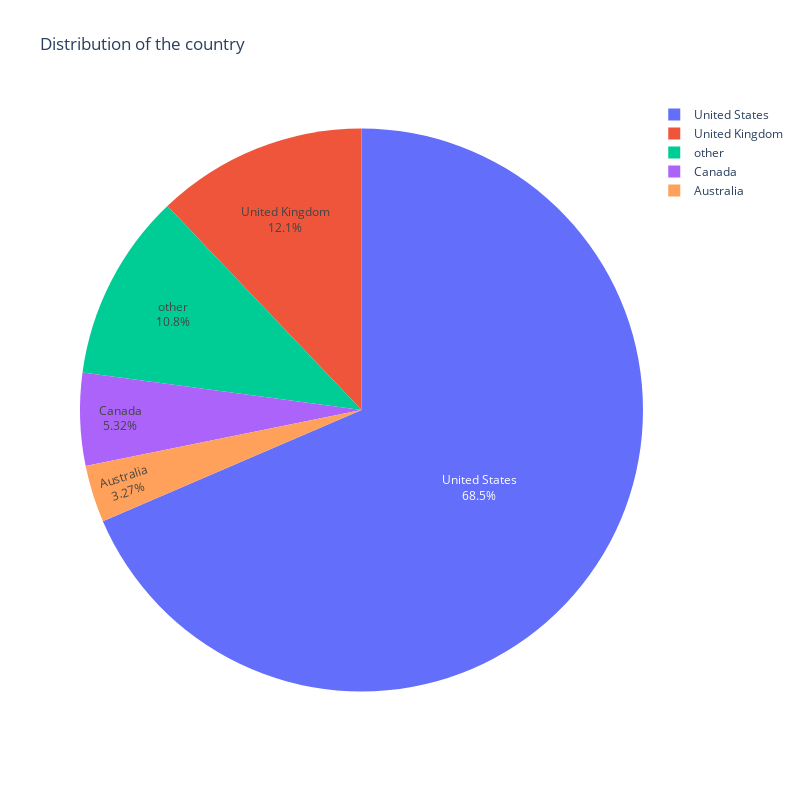

This figure's notebook cell:
### Markdown cell above
## Visualize pie chart for country

### Code cell
country_df = kickstarter_df["country"].value_counts().to_frame().reset_index()
# map the country codes to country names
country_df["country"] = country_df["country"].map(
    {
        "US": "United States",
        "GB": "United Kingdom",
        "CA": "Canada",
        "AU": "Australia",
        "DE": "Germany",
        "FR": "France",
        "NL": "Netherlands",
        "IT": "Italy",
        "ES": "Spain",
        "SE": "Sweden",
        "MX": "Mexico",
        "NZ": "New Zealand",
        "DK": "Denmark",
        "IE": "Ireland",
        "CH": "Switzerland",
        "NO": "Norway",
        "BE": "Belgium",
        "AT": "Austria",
        "HK": "Hong Kong",
        "SG": "Singapore",
        "LU": "Luxembourg",
        "JP": "Japan",
    }
)
country_norm = kickstarter_df.value_counts(["country"], normalize=True)
country_df["norm"] = country_norm.values
country_df["label"] = country_df.apply(
    lambda x: x["country"] if x["norm"] >= 0.03 else "other", axis=1
)
other_country_df = country_df[country_df["label"] == "other"]
country_df.drop(other_country_df.index, inplace=True)
group_other_country_df = other_country_df.groupby("label").sum().reset_index()
country_df = pd.concat([country_df, group_other_country_df], axis=0)
country_df.drop(columns=["country"], inplace=True)
import plotly.graph_objects as go

# Pie chart for the distribution of the country, category, currency, created_at_weekday
# under 3
fig = go.Figure()
fig.add_trace(
    go.Pie(
        labels=country_df["label"],
        values=country_df["count"],
        name="country",
        text=country_df["label"],
    )
)
fig.update_layout(
    width=800,
    height=800,
    title_text="Distribution of the country",
    annotations=[
        dict(
            showarrow=False,
            x=0.5,
            y=0.5,
            text="",
            font_size=20,
            font_family="Arial",
        )
    ],
)

fig.show()

### Figure 1 — Plotly figure (JSON) as saved in the notebook; plotly's stock layout.template omitted (floating-point values rounded to 4 significant figures)
{"data": [{"labels": ["United States", "United Kingdom", "Canada", "Australia", "other"], "name": "country", "text": ["United States", "United Kingdom", "Canada", "Australia", "other"], "type": "pie", "values": [14141, 2498, 1098, 674, 2221]}], "layout": {"annotations": [{"font": {"family": "Arial", "size": 20}, "showarrow": false, "text": "", "x": 0.5, "y": 0.5}], "height": 800, "title": {"text": "Distribution of the country"}, "width": 800}}
